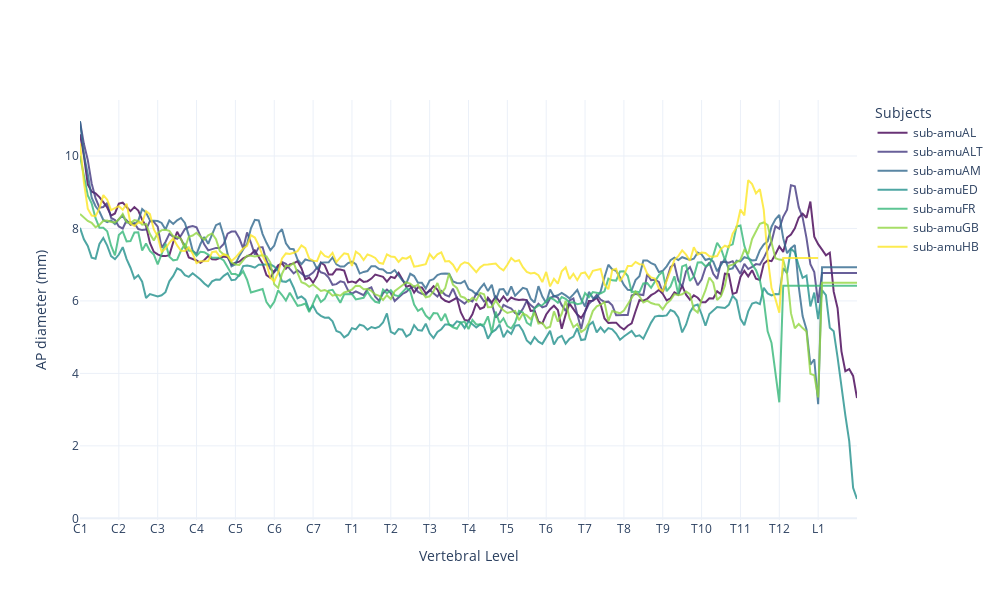
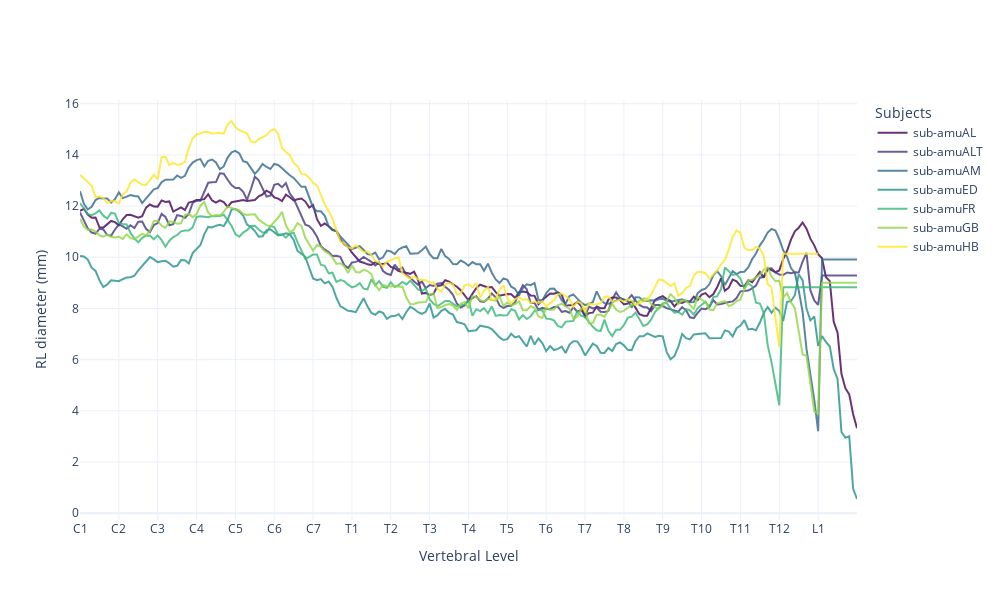

Notebook source saved alongside these figures, in order:
### Markdown cell above
### 2. Antero-posterior (AP) diameter, right-left (RL) diameter

### Code cell
plot_morphometrics(morphometrics_df, 'AP_diameter', 'AP diameter (mm)')
plot_morphometrics(morphometrics_df, 'RL_diameter', 'RL diameter (mm)')

### Figure 1 — Plotly figure (JSON) as saved in the notebook; plotly's stock layout.template omitted (floating-point values rounded to 4 significant figures; data arrays with more than 128 entries replaced by an {"elided": "..."} marker saying what was removed)
{"data": [{"line": {"color": "rgb(68, 1, 84)", "width": 2}, "mode": "lines", "name": "sub-amuAL", "opacity": 0.8, "type": "scatter", "x": {"elided": "201 float values"}, "y": {"elided": "201 float values"}}, {"line": {"color": "rgb(67, 56, 128)", "width": 2}, "mode": "lines", "name": "sub-amuALT", "opacity": 0.8, "type": "scatter", "x": {"elided": "201 float values"}, "y": {"elided": "201 float values"}}, {"line": {"color": "rgb(49, 104, 142)", "width": 2}, "mode": "lines", "name": "sub-amuAM", "opacity": 0.8, "type": "scatter", "x": {"elided": "201 float values"}, "y": {"elided": "201 float values"}}, {"line": {"color": "rgb(34, 144, 140)", "width": 2}, "mode": "lines", "name": "sub-amuED", "opacity": 0.8, "type": "scatter", "x": {"elided": "201 float values"}, "y": {"elided": "201 float values"}}, {"line": {"color": "rgb(53, 183, 121)", "width": 2}, "mode": "lines", "name": "sub-amuFR", "opacity": 0.8, "type": "scatter", "x": {"elided": "201 float values"}, "y": {"elided": "201 float values"}}, {"line": {"color": "rgb(146, 214, 65)", "width": 2}, "mode": "lines", "name": "sub-amuGB", "opacity": 0.8, "type": "scatter", "x": {"elided": "201 float values"}, "y": {"elided": "201 float values"}}, {"line": {"color": "rgb(253, 231, 37)", "width": 2}, "mode": "lines", "name": "sub-amuHB", "opacity": 0.8, "type": "scatter", "x": {"elided": "191 float values"}, "y": {"elided": "191 float values"}}], "layout": {"height": 600, "legend": {"title": {"text": "Subjects"}}, "width": 1000, "xaxis": {"tickmode": "array", "ticktext": ["C1", "C2", "C3", "C4", "C5", "C6", "C7", "T1", "T2", "T3", "T4", "T5", "T6", "T7", "T8", "T9", "T10", "T11", "T12", "L1"], "tickvals": [1, 2, 3, 4, 5, 6, 7, 8, 9, 10, 11, 12, 13, 14, 15, 16, 17, 18, 19, 20], "title": {"text": "Vertebral Level"}}, "yaxis": {"title": {"text": "AP diameter (mm)"}}}}

### Figure 2 — Plotly figure (JSON) as saved in the notebook; plotly's stock layout.template omitted (floating-point values rounded to 4 significant figures; data arrays with more than 128 entries replaced by an {"elided": "..."} marker saying what was removed)
{"data": [{"line": {"color": "rgb(68, 1, 84)", "width": 2}, "mode": "lines", "name": "sub-amuAL", "opacity": 0.8, "type": "scatter", "x": {"elided": "201 float values"}, "y": {"elided": "201 float values"}}, {"line": {"color": "rgb(67, 56, 128)", "width": 2}, "mode": "lines", "name": "sub-amuALT", "opacity": 0.8, "type": "scatter", "x": {"elided": "201 float values"}, "y": {"elided": "201 float values"}}, {"line": {"color": "rgb(49, 104, 142)", "width": 2}, "mode": "lines", "name": "sub-amuAM", "opacity": 0.8, "type": "scatter", "x": {"elided": "201 float values"}, "y": {"elided": "201 float values"}}, {"line": {"color": "rgb(34, 144, 140)", "width": 2}, "mode": "lines", "name": "sub-amuED", "opacity": 0.8, "type": "scatter", "x": {"elided": "201 float values"}, "y": {"elided": "201 float values"}}, {"line": {"color": "rgb(53, 183, 121)", "width": 2}, "mode": "lines", "name": "sub-amuFR", "opacity": 0.8, "type": "scatter", "x": {"elided": "201 float values"}, "y": {"elided": "201 float values"}}, {"line": {"color": "rgb(146, 214, 65)", "width": 2}, "mode": "lines", "name": "sub-amuGB", "opacity": 0.8, "type": "scatter", "x": {"elided": "201 float values"}, "y": {"elided": "201 float values"}}, {"line": {"color": "rgb(253, 231, 37)", "width": 2}, "mode": "lines", "name": "sub-amuHB", "opacity": 0.8, "type": "scatter", "x": {"elided": "191 float values"}, "y": {"elided": "191 float values"}}], "layout": {"height": 600, "legend": {"title": {"text": "Subjects"}}, "width": 1000, "xaxis": {"tickmode": "array", "ticktext": ["C1", "C2", "C3", "C4", "C5", "C6", "C7", "T1", "T2", "T3", "T4", "T5", "T6", "T7", "T8", "T9", "T10", "T11", "T12", "L1"], "tickvals": [1, 2, 3, 4, 5, 6, 7, 8, 9, 10, 11, 12, 13, 14, 15, 16, 17, 18, 19, 20], "title": {"text": "Vertebral Level"}}, "yaxis": {"title": {"text": "RL diameter (mm)"}}}}
